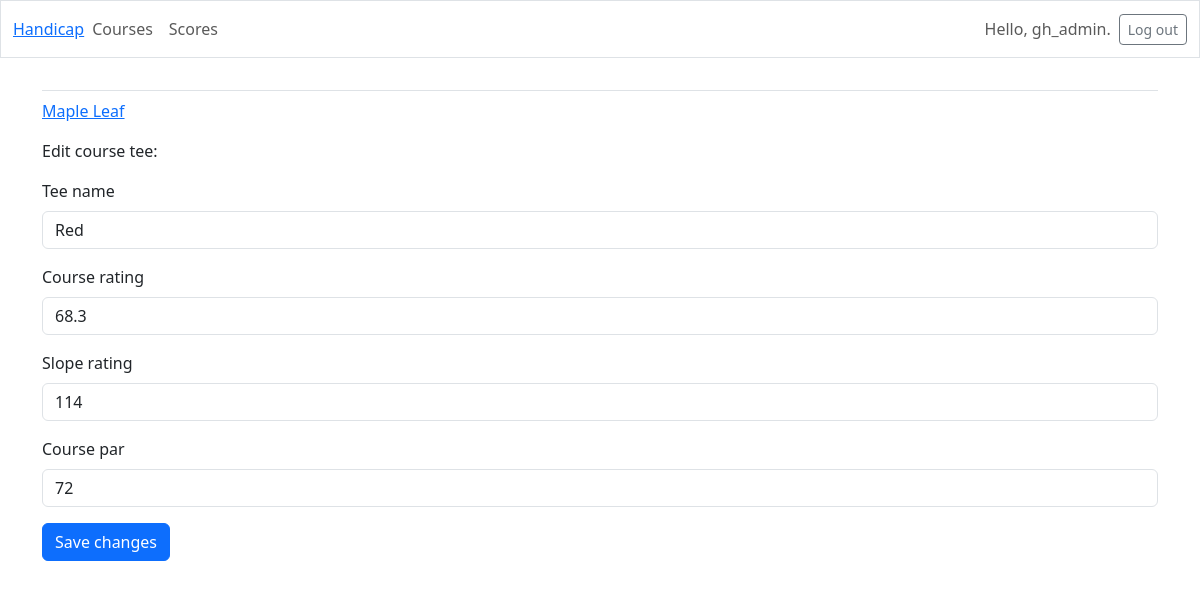
The app's page /edit_tee_tee/1/ (signed in) with its own data.
### golf_handicap/models.py (models this page shows, shortened)
class Course(models.Model):
    course_name = models.CharField(max_length=200)
    location = models.CharField(max_length=200)
    date_added = models.DateTimeField(auto_now_add=True)
    def __str__(self):
        return self.course_name

class CourseTee(models.Model):
    course = models.ForeignKey(Course, on_delete=models.CASCADE)
    tee_name = models.CharField(max_length=200)
    course_rating = models.DecimalField(max_digits=4, decimal_places=1)
    slope_rating = models.IntegerField()
    course_par = models.IntegerField()
    date_added = models.DateTimeField(auto_now_add=True)

### golf_handicap/views.py (the view)
# urls.py: path('edit_tee_tee/<int:tee_id>/', views.edit_tee, name='edit_tee'),
@login_required
def edit_tee(request, tee_id):
    tee = CourseTee.objects.get(id=tee_id)
    course = tee.course
    if request.method != 'POST':
        form = CourseTeeForm(instance=tee)
    else:
        form = CourseTeeForm(instance=tee, data=request.POST)
        if form.is_valid():
            form.save()
            return redirect('golf_handicap:course', course_id=course.id)
    context = {'tee': tee, 'course': course, 'form': form}
    return render(request, 'golf_handicap/edit_tee.html', context)

### golf_handicap/forms.py
class CourseTeeForm(forms.ModelForm):
    class Meta:
        model = CourseTee
        fields = ['tee_name', 'course_rating', 'slope_rating', 'course_par']

### golf_handicap/templates/golf_handicap/edit_tee.html (shortened to what this page needs)
{% extends 'golf_handicap/base.html' %}
{% load django_bootstrap5 %}
{% block content %}
  <p><a href="{% url 'golf_handicap:course' course.id %}">{{ course }}</a></p>
  <p>Edit course tee:</p>
  <form action="{% url 'golf_handicap:edit_tee' tee.id %}" method='post'>
    {% bootstrap_form form %}
    {% bootstrap_button button_type="submit" content="Save changes" %}
  </form>
{% endblock content %}

### golf_handicap/templates/golf_handicap/base.html (shortened to what this page needs)
{% load django_bootstrap5 %}
{% load bootstrap_icons %}
<!doctype html>
<html lang="en">
<head>
  {% bootstrap_css %}
</head>
<body>
  <nav class="navbar navbar-expand-md navbar-light mb-4 border">
    <div class="container-fluid">
      <a class="navbard-brand" href="{% url 'golf_handicap:index' %}">Handicap</a>
      <div class="collapse navbar-collapse" id="navbarCollapse">
        <ul class="navbar-nav me-auto mb-2 mb-md-0">
          <li class="nav-item">
            <a class="nav-link" href="{% url 'golf_handicap:courses' %}">Courses</a></li>
            <li class="nav-item">
            <a class="nav-link" href="{% url 'golf_handicap:scores' %}">Scores</a></li>
        </ul>
        <ul class="navbar-nav ms-auto mb-2 mb-md-0">
          {% if user.is_authenticated %}
            <li class="nav-item">
              <span class="navbar-text me-2">Hello, {{user.username }}.</span></li>
          {% else %}
            <li class="nav-item">
              <a class="nav-link" href="{% url 'accounts:login' %}">
          {% endif %}
        </ul>
        {% if user.is_authenticated %}
          <form action="{% url 'accounts:logout' %}" method='post'>
            <button name='submit' class='btn btn-outline-secondary btn-sm'>
              Log out</button>
          </form>
        {% endif %}
      </div>
    </div>
  </nav>
  <main class="container">
    <div class="pb-2 mb-2 border-bottom">
    </div>
    <div>
      {% block content %}{% endblock content %}
    </div>
  </main>
</body>
</html>

### records on screen
Course: course_name "Maple Leaf"
CourseTee: tee_name "Red", course_rating "68.3", slope_rating "114", course_par "72"

### other values on screen
{{ user.username }} "gh_admin"
